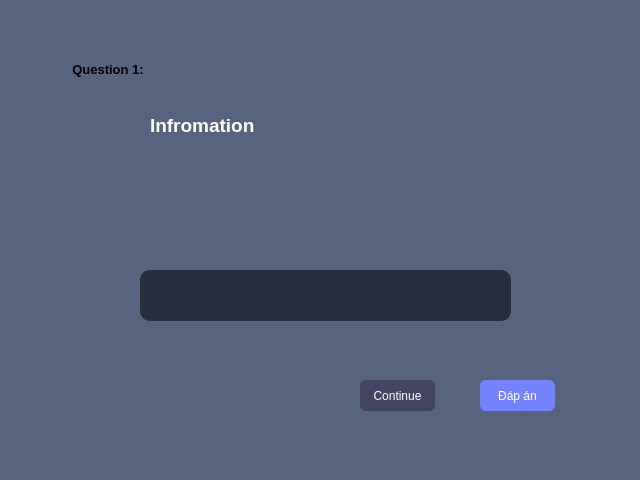
<?xml version="1.0" encoding="UTF-8"?>
<ui version="4.0">
 <class>MainWindow</class>
 <widget class="QMainWindow" name="MainWindow">
  <property name="geometry">
   <rect>
    <x>0</x>
    <y>0</y>
    <width>640</width>
    <height>480</height>
   </rect>
  </property>
  <property name="windowTitle">
   <string>MainWindow</string>
  </property>
  <property name="styleSheet">
   <string notr="true">background-color: #586380;</string>
  </property>
  <widget class="QWidget" name="centralwidget">
   <widget class="QGroupBox" name="question_count">
    <property name="geometry">
     <rect>
      <x>70</x>
      <y>60</y>
      <width>511</width>
      <height>101</height>
     </rect>
    </property>
    <property name="font">
     <font>
      <pointsize>10</pointsize>
      <weight>75</weight>
      <bold>true</bold>
     </font>
    </property>
    <property name="styleSheet">
     <string notr="true">border-radius: 4px;</string>
    </property>
    <property name="title">
     <string>Question 1:</string>
    </property>
    <widget class="QLabel" name="question">
     <property name="geometry">
      <rect>
       <x>80</x>
       <y>50</y>
       <width>191</width>
       <height>31</height>
      </rect>
     </property>
     <property name="font">
      <font>
       <pointsize>14</pointsize>
       <weight>75</weight>
       <bold>true</bold>
      </font>
     </property>
     <property name="styleSheet">
      <string notr="true">color: rgb(255, 255, 255);</string>
     </property>
     <property name="text">
      <string>Infromation</string>
     </property>
    </widget>
   </widget>
   <widget class="QLineEdit" name="answer">
    <property name="geometry">
     <rect>
      <x>140</x>
      <y>270</y>
      <width>371</width>
      <height>51</height>
     </rect>
    </property>
    <property name="font">
     <font>
      <pointsize>11</pointsize>
      <weight>75</weight>
      <bold>true</bold>
     </font>
    </property>
    <property name="styleSheet">
     <string notr="true">border-radius: 10px;
color: rgb(255, 255, 255);
background-color: #282e3e;</string>
    </property>
   </widget>
   <widget class="QPushButton" name="okey">
    <property name="geometry">
     <rect>
      <x>480</x>
      <y>380</y>
      <width>75</width>
      <height>31</height>
     </rect>
    </property>
    <property name="styleSheet">
     <string notr="true">QPushButton#okey{
color: rgb(255, 255, 255);
border-radius: 6px;
background-color: #7583ff;
	font: 75 10pt &quot;MS Shell Dlg 2&quot;;
}

QPushButton#okey:hover {
  background-color: blue;
	font: 75 9pt &quot;MS Shell Dlg 2&quot;;
}</string>
    </property>
    <property name="text">
     <string>Đáp án</string>
    </property>
   </widget>
   <widget class="QPushButton" name="continues">
    <property name="geometry">
     <rect>
      <x>360</x>
      <y>380</y>
      <width>75</width>
      <height>31</height>
     </rect>
    </property>
    <property name="styleSheet">
     <string notr="true">QPushButton#continues{
border-radius: 6px;
background-color: rgb(67, 67, 100);
	font: 75 9pt &quot;MS Shell Dlg 2&quot;;
	color: rgb(255, 255, 255);
}

QPushButton#continues:hover {
	font: 75 10pt &quot;MS Shell Dlg 2&quot;;
  background-color: rgb(57, 57, 85)
}</string>
    </property>
    <property name="text">
     <string>Continue</string>
    </property>
   </widget>
  </widget>
  <widget class="QMenuBar" name="menubar">
   <property name="geometry">
    <rect>
     <x>0</x>
     <y>0</y>
     <width>640</width>
     <height>21</height>
    </rect>
   </property>
  </widget>
  <widget class="QStatusBar" name="statusbar"/>
 </widget>
 <resources/>
 <connections/>
</ui>
